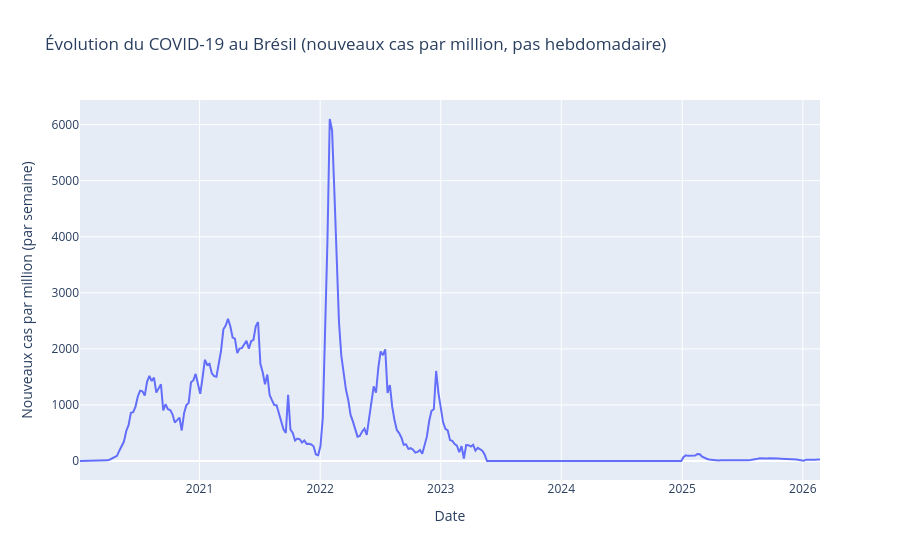

Notebook code cell kept with this figure:
### Code cell
df_brazil = df_country[df_country['country'] == 'Brazil'].copy()
df_brazil['date'] = pd.to_datetime(df_brazil['date'])
df_brazil = df_brazil.set_index('date').sort_index()
df_brazil_week = df_brazil[['new_cases_per_million']].resample('W').sum()

fig = px.line(df_brazil_week, y='new_cases_per_million',
              labels={'date': 'Date', 'new_cases_per_million': 'Nouveaux cas par million (par semaine)'},
              title='Évolution du COVID-19 au Brésil (nouveaux cas par million, pas hebdomadaire)')
fig.show()

### Figure 1 — Plotly figure (JSON) as saved in the notebook; plotly's stock layout.template omitted (floating-point values rounded to 4 significant figures; data arrays with more than 128 entries replaced by an {"elided": "..."} marker saying what was removed)
{"data": [{"hovertemplate": "Date=%{x}<br>Nouveaux cas par million (par semaine)=%{y}<extra></extra>", "legendgroup": "", "line": {"color": "#636efa", "dash": "solid"}, "marker": {"symbol": "circle"}, "mode": "lines", "name": "", "orientation": "v", "showlegend": false, "type": "scatter", "x": {"elided": "321 str values"}, "xaxis": "x", "y": {"elided": "321 float values"}, "yaxis": "y"}], "layout": {"legend": {"tracegroupgap": 0}, "title": {"text": "Évolution du COVID-19 au Brésil (nouveaux cas par million, pas hebdomadaire)"}, "xaxis": {"anchor": "y", "domain": [0, 1], "title": {"text": "Date"}}, "yaxis": {"anchor": "x", "domain": [0, 1], "title": {"text": "Nouveaux cas par million (par semaine)"}}}}
